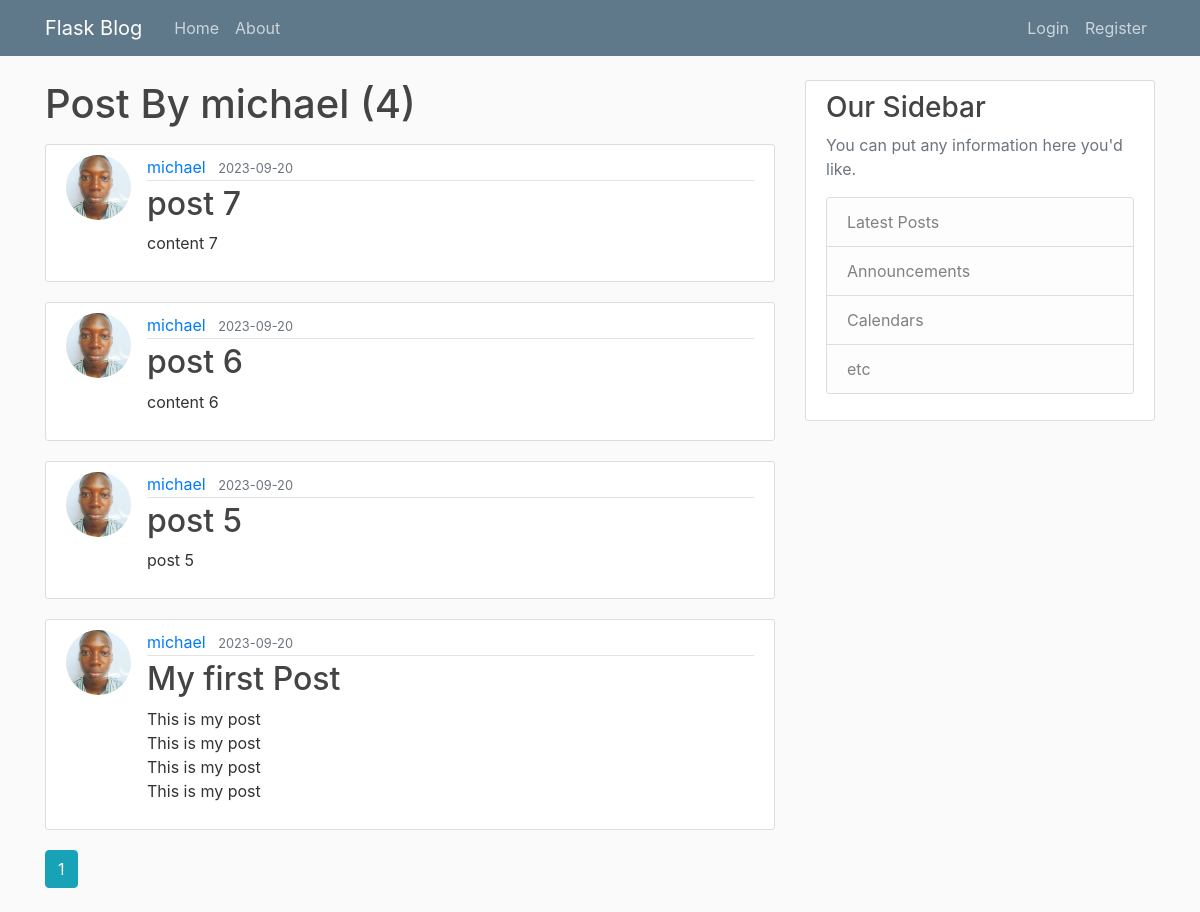
The app's page /user/michael with its own data.
### learn/models.py (models this page shows, shortened)
class User(db.Model, UserMixin):
    id = db.Column(db.Integer, primary_key=True)
    username = db.Column(db.String(20), unique=True, nullable=False)
    email = db.Column(db.String(120), unique=True, nullable=False)
    image_file = db.Column(db.String(20), nullable=False, default='default.jpg')
    password = db.Column(db.String(60), nullable=False)
    posts = db.relationship('Post', backref='author', lazy=True)

class Post(db.Model):
    id = db.Column(db.Integer, primary_key=True)
    title = db.Column(db.String(100), nullable=False)
    date_posted = db.Column(db.DateTime, nullable=False, default=datetime.utcnow)
    content = db.Column(db.Text, nullable=False)
    user_id = db.Column(db.Integer, db.ForeignKey('user.id'), nullable=False)

### learn/users/routes.py (the view)
@users.route("/user/<string:username>")
def user_post(username):
    page=request.args.get('page', 1, type=int)
    user= User.query.filter_by(username=username).first_or_404()
    posts=Post.query.filter_by(author=user).\
        order_by(Post.date_posted.desc())\
        .paginate(per_page=5, page=page)
    return render_template('user_post.html', posts=posts, user=user)

### learn/templates/user_post.html (shortened to what this page needs)
{% extends "layout.html" %}
{% block content %}
    <h1 class="mb-3"> Post By {{ user.username }} ({{ posts.total}})</h1>
    {% for post in posts.items %}
        <article class="media content-section">
          <img class="rounded-circle article-img" src="{{ url_for('static', filename='profile_pics/'+ post.author.image_file )}}">
          <div class="media-body">
            <div class="article-metadata">
              <a class="mr-2" href="{{ url_for('users.user_post', username=post.author.username )}}">{{ post.author.username }}</a>
              <small class="text-muted">{{ post.date_posted.strftime('%Y-%m-%d') }}</small>
            </div>
            <h2><a class="article-title" href="{{ url_for('posts.post', post_id=post.id)}}">{{ post.title }}</a></h2>
            <p class="article-content">{{ post.content }}</p>
          </div>
        </article>
    {% endfor %}
    {% for page_num in posts.iter_pages(left_edge=1, right_edge=1, left_current=1, right_current=2) %}
        {% if page_num %}
          {% if posts.page == page_num %}
              <a class="btn btn-info mb-4" href="{{ url_for('users.user_post',username=user.username, page=page_num )}}">{{ page_num }}</a>
          {% else %}
              <a class="btn btn-outline-info mb-4" href="{{ url_for('users.user_post',username=user.username, page=page_num )}}">{{ page_num }}</a>
          {% endif %}
        {% endif %}
    {% endfor %}
{% endblock content %}

### learn/static/main.css (style rules this page uses)
body { background: #fafafa; color: #333333; margin-top: 5rem; }
h1, h2, h3, h4, h5, h6 { color: #444444; }
.content-section { background: #ffffff; padding: 10px 20px; border: 1px solid #dddddd; border-radius: 3px; margin-bottom: 20px; }
.article-title { color: #444444; }
.article-content { white-space: pre-line; }
.article-img { height: 65px; width: 65px; margin-right: 16px; }
.article-metadata { padding-bottom: 1px; margin-bottom: 4px; border-bottom: 1px solid #e3e3e3 }

### records on screen
User: username "michael"
Post: image_file (picture), author.username "michael", date_posted "2023-09-20", title "post 7", content "content 7"
Post: image_file (picture), author.username "michael", date_posted "2023-09-20", title "post 6", content "content 6"
Post: image_file (picture), author.username "michael", date_posted "2023-09-20", title "post 5", content "post 5"
Post: image_file (picture), author.username "michael", date_posted "2023-09-20", title "My first Post", content "This is my post This is my post This is my post This is my post"

### other values on screen
{{ posts.total }} "4"
{{ page_num }} "1"
